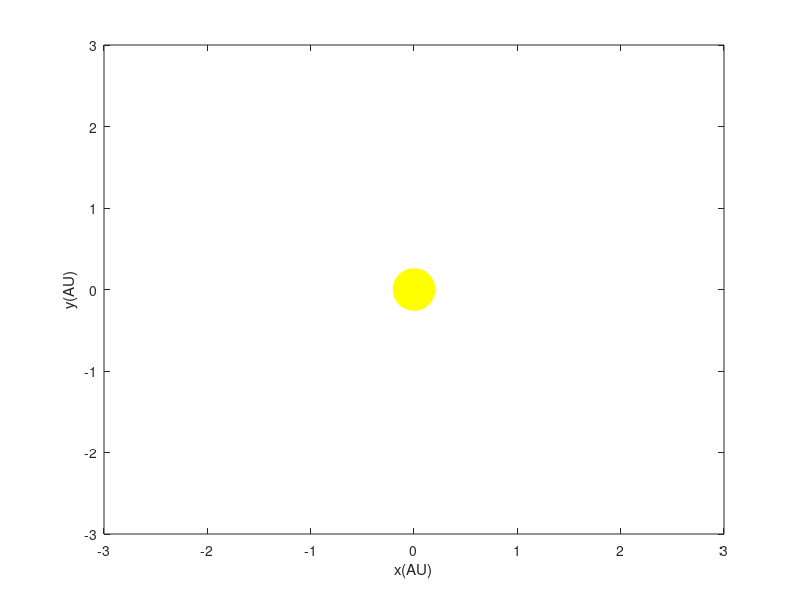

The MATLAB source for this figure:
%
%
% Planetary orbit using second order Runge-Kutta method.
% by Kevin Berwick,
% based on 'Computational Physics' book by N Giordano and H Nakanishi
% Section 4.1
%
%
% npoints=500;
npoints=2500;
dt = 0.05; % time step in years
t=0;
x=1; % initialise position of planet in AU
y=0;
v_x=0; % initialise x velocity of planet in AU/yr
% v_y=2*pi; % initialise y velocity of planet in AU/yr
v_y=8; % initialise y velocity of planet in AU/yr
% Plot the Sun at the origin
plot(0,0,'oy','MarkerSize',30, 'MarkerFaceColor','yellow');
% axis([-1 1 -1 1]); remove in order to see effect of changing time step
xlabel('x(AU)');
ylabel('y(AU)');
hold on;
for step = 1:npoints-1;
% loop over the timesteps
radius=sqrt(x^2+y^2);
% Compute Runge Kutta values for the y equations
y_dash=y+0.5*v_y*dt;
v_y_dash=v_y - 0.5*(4*pi^2*y*dt)/(radius^3);
% update positions and new y velocity
y_new=y+v_y_dash*dt;
v_y_new=v_y-(4*pi^2*y_dash*dt)/(radius^3);
% Compute Runge Kutta values for the x equations
x_dash=x+0.5*v_x*dt;
v_x_dash=v_x - 0.5*(4*pi^2*x*dt)/(radius^3);
% update positions using newly calculated velocity
x_new=x+v_x_dash*dt;
v_x_new=v_x-(4*pi^2*x_dash*dt)/(radius^3);
% Plot planet position immediately
plot(x_new,y_new,'-k');
drawnow;
% Update x and y velocities with new velocities
v_x=v_x_new;
v_y=v_y_new;
% Update x and y with new positions
x=x_new;
y=y_new;
end;